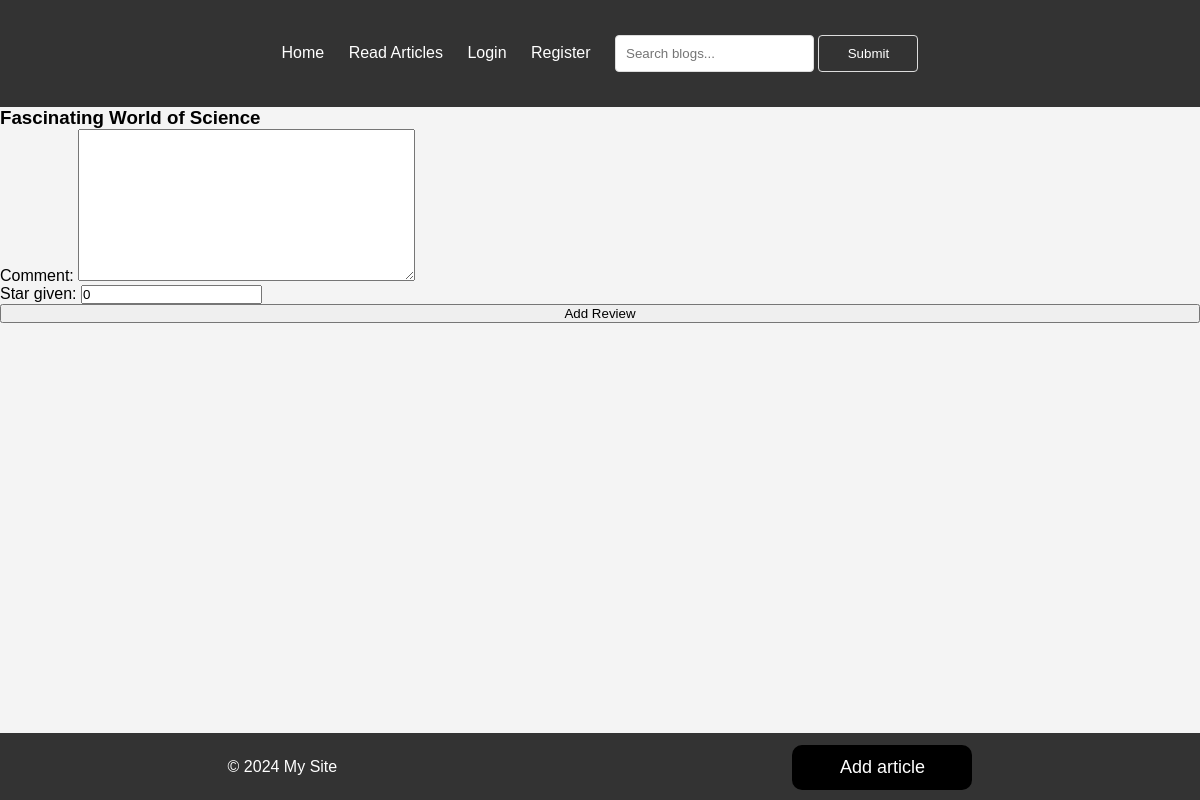
The app's page /blogs/add_review/4/, older data.
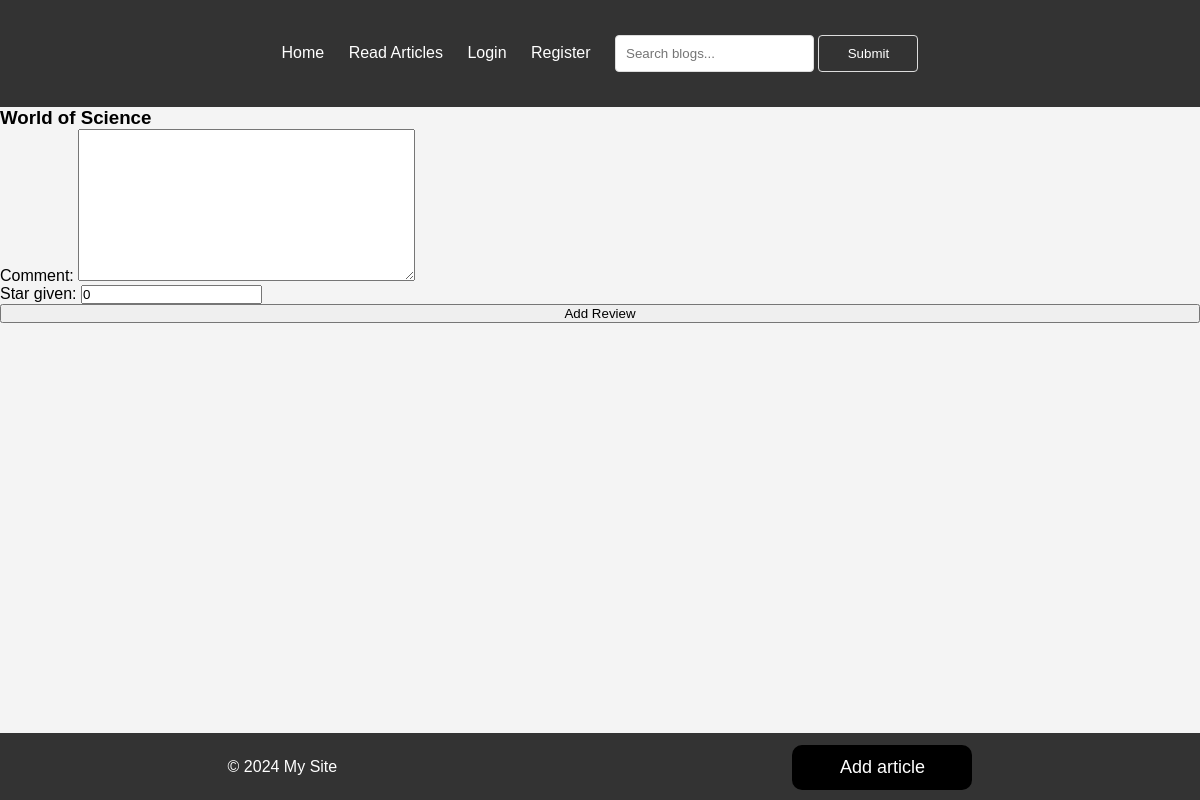
The same page, newer data.
### blogs/models.py (models this page shows, shortened)
class Articles(models.Model):
    title = models.CharField(max_length=256, blank=True, null=True)
    author = models.ForeignKey(settings.AUTH_USER_MODEL, on_delete=models.CASCADE)
    category = models.ForeignKey(Category, on_delete=models.CASCADE)
    text = models.TextField(blank=True, null=True)
    star_given = models.IntegerField(
        default=0,
        validators=[
            MinValueValidator(0),
            MaxValueValidator(5)
        ]
    )
    image = models.ImageField(upload_to='article_images/', blank=True, null=True,
                              default='default_images/not_available.png')
    created_at = models.DateTimeField(auto_now_add=True)
    updated_at = models.DateTimeField(auto_now=True)
    class Meta:
        db_table = 'articles'

### blogs/views.py (the view, shortened to what this page needs)
# urls.py: path('add_review/<int:pk>/', AddReviewsView.as_view(), name='add-review'),
class AddReviewsView(View):
    def get(self, request, pk):
        articles = Articles.objects.get(pk=pk)
        add_review_form = ReviewsForm()
        context = {
            'articles': articles,
            'add_review_form': add_review_form
        }
        return render(request, 'blogs/add_review.html', context=context)

### blogs/forms.py
class ReviewsForm(forms.ModelForm):
    class Meta:
        model = Reviews
        fields = ('comment', 'star_given')

### templates/blogs/add_review.html (shortened to what this page needs)
{% extends 'base.html' %}
{% block content %}
<h3>{{ articles.title }}</h3>
<form method="post" >
    {{ add_review_form.as_p }}
    <input type="submit" value="Add Review">
</form>
{% endblock content%}

Row changes from the older to the newer data that the page shows:
changed Articles: title "Fascinating World of Science" → "World of Science"
